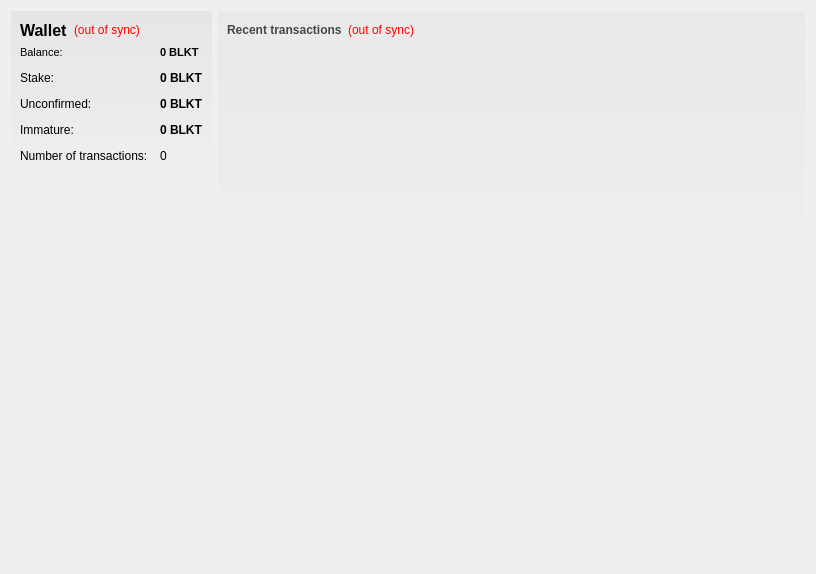
<?xml version="1.0" encoding="UTF-8"?>
<ui version="4.0">
 <class>OverviewPage</class>
 <widget class="QWidget" name="OverviewPage">
  <property name="geometry">
   <rect>
    <x>0</x>
    <y>0</y>
    <width>816</width>
    <height>574</height>
   </rect>
  </property>
  <property name="font">
   <font>
    <family>Lucida Sans Unicode</family>
   </font>
  </property>
  <property name="windowTitle">
   <string>Form</string>
  </property>
  <property name="autoFillBackground">
   <bool>false</bool>
  </property>
  <property name="styleSheet">
   <string notr="true"/>
  </property>
  <layout class="QHBoxLayout" name="horizontalLayout" stretch="0,1">
   <item>
    <layout class="QVBoxLayout" name="verticalLayout_2">
     <item>
      <widget class="QFrame" name="frame">
       <property name="styleSheet">
        <string notr="true">#frame { background-color: qlineargradient(spread:pad, x1:0, y1:0, x2:0, y2:1, stop:0 rgba(70,71,71,15), stop:1.0 rgba(70,71,71,0)); }</string>
       </property>
       <layout class="QVBoxLayout" name="verticalLayout_4">
        <item>
         <layout class="QHBoxLayout" name="horizontalLayout_4">
          <item>
           <widget class="QLabel" name="label_5">
            <property name="font">
             <font>
              <family>MS Shell Dlg 2</family>
              <pointsize>12</pointsize>
              <weight>75</weight>
              <bold>true</bold>
             </font>
            </property>
            <property name="styleSheet">
             <string notr="true">color: #000000;</string>
            </property>
            <property name="text">
             <string>Wallet</string>
            </property>
           </widget>
          </item>
          <item>
           <widget class="QLabel" name="labelWalletStatus">
            <property name="toolTip">
             <string>The displayed information may be out of date. Your wallet automatically synchronizes with the BlackToken network after a connection is established, but this process has not completed yet.</string>
            </property>
            <property name="styleSheet">
             <string notr="true">QLabel { color: red; }</string>
            </property>
            <property name="text">
             <string notr="true">(out of sync)</string>
            </property>
            <property name="alignment">
             <set>Qt::AlignLeading|Qt::AlignLeft|Qt::AlignVCenter</set>
            </property>
           </widget>
          </item>
          <item>
           <spacer name="horizontalSpacer_2">
            <property name="orientation">
             <enum>Qt::Horizontal</enum>
            </property>
            <property name="sizeHint" stdset="0">
             <size>
              <width>40</width>
              <height>20</height>
             </size>
            </property>
           </spacer>
          </item>
         </layout>
        </item>
        <item>
         <layout class="QFormLayout" name="formLayout_2">
          <property name="fieldGrowthPolicy">
           <enum>QFormLayout::AllNonFixedFieldsGrow</enum>
          </property>
          <property name="horizontalSpacing">
           <number>12</number>
          </property>
          <property name="verticalSpacing">
           <number>12</number>
          </property>
          <item row="0" column="1">
           <widget class="QLabel" name="labelBalance">
            <property name="font">
             <font>
              <pointsize>8</pointsize>
              <weight>75</weight>
              <bold>true</bold>
             </font>
            </property>
            <property name="cursor">
             <cursorShape>IBeamCursor</cursorShape>
            </property>
            <property name="toolTip">
             <string>Your current balance</string>
            </property>
            <property name="styleSheet">
             <string notr="true">color: #000000;</string>
            </property>
            <property name="text">
             <string notr="true">0 BLKT</string>
            </property>
            <property name="textInteractionFlags">
             <set>Qt::LinksAccessibleByMouse|Qt::TextSelectableByKeyboard|Qt::TextSelectableByMouse</set>
            </property>
           </widget>
          </item>
          <item row="1" column="0">
           <widget class="QLabel" name="label_6">
            <property name="styleSheet">
             <string notr="true">color: #000000;</string>
            </property>
            <property name="text">
             <string>Stake:</string>
            </property>
           </widget>
          </item>
          <item row="1" column="1">
           <widget class="QLabel" name="labelStake">
            <property name="font">
             <font>
              <weight>75</weight>
              <bold>true</bold>
             </font>
            </property>
            <property name="cursor">
             <cursorShape>IBeamCursor</cursorShape>
            </property>
            <property name="toolTip">
             <string>Total of coins that was staked, and do not yet count toward the current balance</string>
            </property>
            <property name="styleSheet">
             <string notr="true">color: #000000;</string>
            </property>
            <property name="text">
             <string notr="true">0 BLKT</string>
            </property>
            <property name="textInteractionFlags">
             <set>Qt::LinksAccessibleByMouse|Qt::TextSelectableByKeyboard|Qt::TextSelectableByMouse</set>
            </property>
           </widget>
          </item>
          <item row="2" column="0">
           <widget class="QLabel" name="label_3">
            <property name="styleSheet">
             <string notr="true">color: #000000;</string>
            </property>
            <property name="text">
             <string>Unconfirmed:</string>
            </property>
           </widget>
          </item>
          <item row="3" column="0">
           <widget class="QLabel" name="labelImmatureText">
            <property name="styleSheet">
             <string notr="true">color: #000000;</string>
            </property>
            <property name="text">
             <string>Immature:</string>
            </property>
           </widget>
          </item>
          <item row="3" column="1">
           <widget class="QLabel" name="labelImmature">
            <property name="font">
             <font>
              <weight>75</weight>
              <bold>true</bold>
             </font>
            </property>
            <property name="toolTip">
             <string>Mined balance that has not yet matured</string>
            </property>
            <property name="styleSheet">
             <string notr="true">color: #000000;</string>
            </property>
            <property name="text">
             <string notr="true">0 BLKT</string>
            </property>
            <property name="textInteractionFlags">
             <set>Qt::LinksAccessibleByMouse|Qt::TextSelectableByKeyboard|Qt::TextSelectableByMouse</set>
            </property>
           </widget>
          </item>
          <item row="4" column="1">
           <widget class="QLabel" name="labelNumTransactions">
            <property name="toolTip">
             <string>Total number of transactions in wallet</string>
            </property>
            <property name="styleSheet">
             <string notr="true">color: #000000;</string>
            </property>
            <property name="text">
             <string notr="true">0</string>
            </property>
           </widget>
          </item>
          <item row="4" column="0">
           <widget class="QLabel" name="label_2">
            <property name="styleSheet">
             <string notr="true">color: #000000;</string>
            </property>
            <property name="text">
             <string>Number of transactions:</string>
            </property>
           </widget>
          </item>
          <item row="2" column="1">
           <widget class="QLabel" name="labelUnconfirmed">
            <property name="font">
             <font>
              <weight>75</weight>
              <bold>true</bold>
             </font>
            </property>
            <property name="cursor">
             <cursorShape>IBeamCursor</cursorShape>
            </property>
            <property name="toolTip">
             <string>Total of transactions that have yet to be confirmed, and do not yet count toward the current balance</string>
            </property>
            <property name="styleSheet">
             <string notr="true">color: #000000;</string>
            </property>
            <property name="text">
             <string notr="true">0 BLKT</string>
            </property>
            <property name="textInteractionFlags">
             <set>Qt::LinksAccessibleByMouse|Qt::TextSelectableByKeyboard|Qt::TextSelectableByMouse</set>
            </property>
           </widget>
          </item>
          <item row="0" column="0">
           <widget class="QLabel" name="label">
            <property name="maximumSize">
             <size>
              <width>16777215</width>
              <height>16777215</height>
             </size>
            </property>
            <property name="font">
             <font>
              <family>MS Shell Dlg 2</family>
              <pointsize>8</pointsize>
             </font>
            </property>
            <property name="styleSheet">
             <string notr="true">color: #000000;</string>
            </property>
            <property name="text">
             <string>Balance:</string>
            </property>
           </widget>
          </item>
         </layout>
        </item>
       </layout>
      </widget>
     </item>
     <item>
      <spacer name="verticalSpacer">
       <property name="orientation">
        <enum>Qt::Vertical</enum>
       </property>
       <property name="sizeHint" stdset="0">
        <size>
         <width>20</width>
         <height>40</height>
        </size>
       </property>
      </spacer>
     </item>
    </layout>
   </item>
   <item>
    <layout class="QVBoxLayout" name="verticalLayout_3">
     <item>
      <widget class="QFrame" name="frame_2">
       <property name="styleSheet">
        <string notr="true">#frame_2 { background-color: qlineargradient(spread:pad, x1:0, y1:0, x2:0, y2:1, stop:0 rgba(70,71,71,10), stop:1.0 rgba(70,71,71,0)); }</string>
       </property>
       <layout class="QVBoxLayout" name="verticalLayout">
        <item>
         <layout class="QHBoxLayout" name="horizontalLayout_2">
          <item>
           <widget class="QLabel" name="label_4">
            <property name="styleSheet">
             <string notr="true">color: #464747;</string>
            </property>
            <property name="text">
             <string>&lt;b&gt;Recent transactions&lt;/b&gt;</string>
            </property>
           </widget>
          </item>
          <item>
           <widget class="QLabel" name="labelTransactionsStatus">
            <property name="toolTip">
             <string>The displayed information may be out of date. Your wallet automatically synchronizes with the BlackToken network after a connection is established, but this process has not completed yet.</string>
            </property>
            <property name="styleSheet">
             <string notr="true">QLabel { color: red; }</string>
            </property>
            <property name="text">
             <string notr="true">(out of sync)</string>
            </property>
            <property name="alignment">
             <set>Qt::AlignRight|Qt::AlignTrailing|Qt::AlignVCenter</set>
            </property>
           </widget>
          </item>
          <item>
           <spacer name="horizontalSpacer">
            <property name="orientation">
             <enum>Qt::Horizontal</enum>
            </property>
            <property name="sizeHint" stdset="0">
             <size>
              <width>40</width>
              <height>20</height>
             </size>
            </property>
           </spacer>
          </item>
         </layout>
        </item>
        <item>
         <widget class="QListView" name="listTransactions">
          <property name="styleSheet">
           <string notr="true">QListView { background: transparent; }</string>
          </property>
          <property name="frameShape">
           <enum>QFrame::NoFrame</enum>
          </property>
          <property name="verticalScrollBarPolicy">
           <enum>Qt::ScrollBarAlwaysOff</enum>
          </property>
          <property name="horizontalScrollBarPolicy">
           <enum>Qt::ScrollBarAlwaysOff</enum>
          </property>
          <property name="selectionMode">
           <enum>QAbstractItemView::NoSelection</enum>
          </property>
         </widget>
        </item>
       </layout>
      </widget>
     </item>
     <item>
      <spacer name="verticalSpacer_2">
       <property name="orientation">
        <enum>Qt::Vertical</enum>
       </property>
       <property name="sizeHint" stdset="0">
        <size>
         <width>20</width>
         <height>40</height>
        </size>
       </property>
      </spacer>
     </item>
    </layout>
   </item>
  </layout>
 </widget>
 <resources/>
 <connections/>
</ui>
